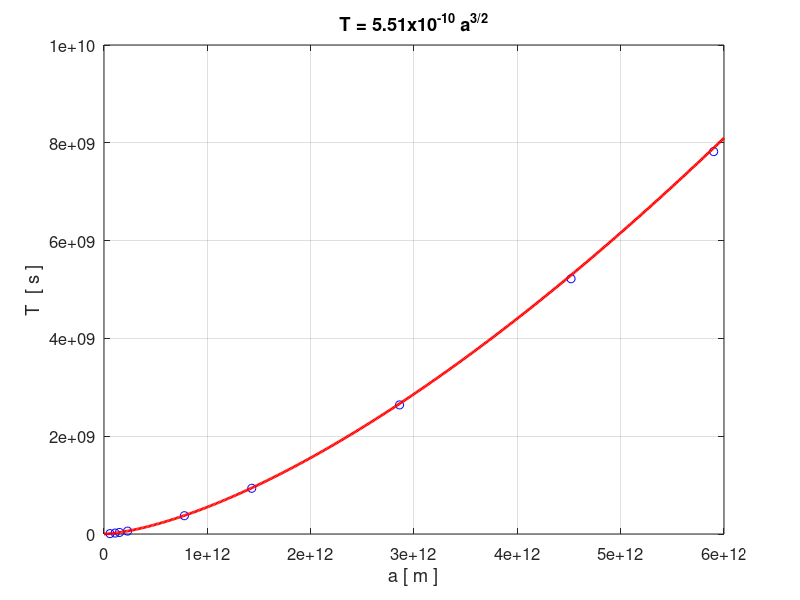
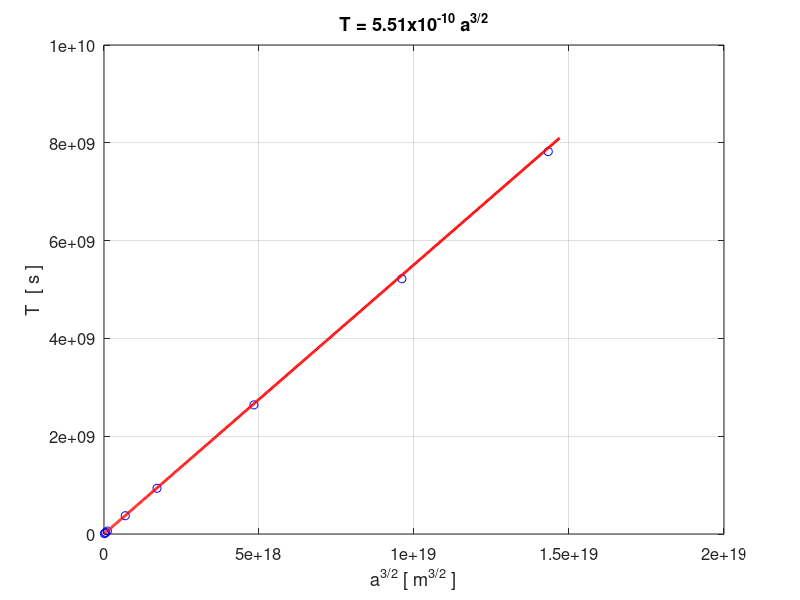
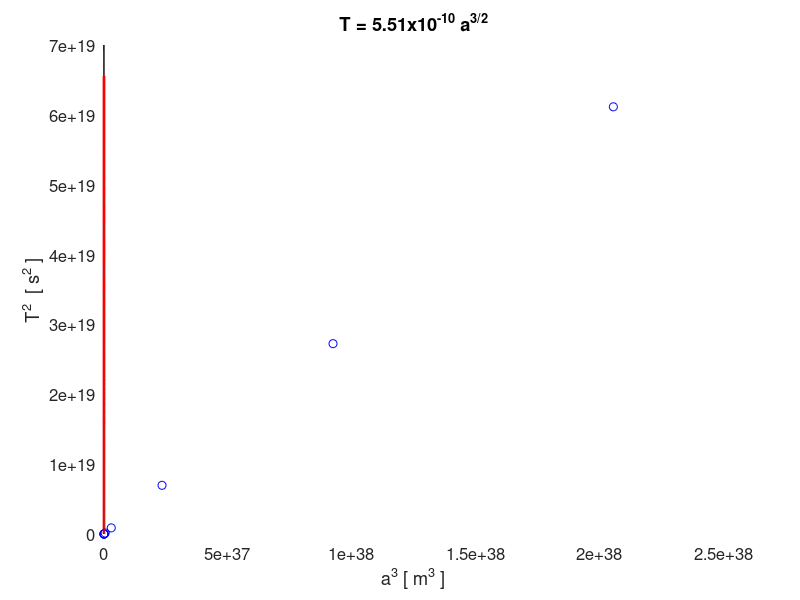
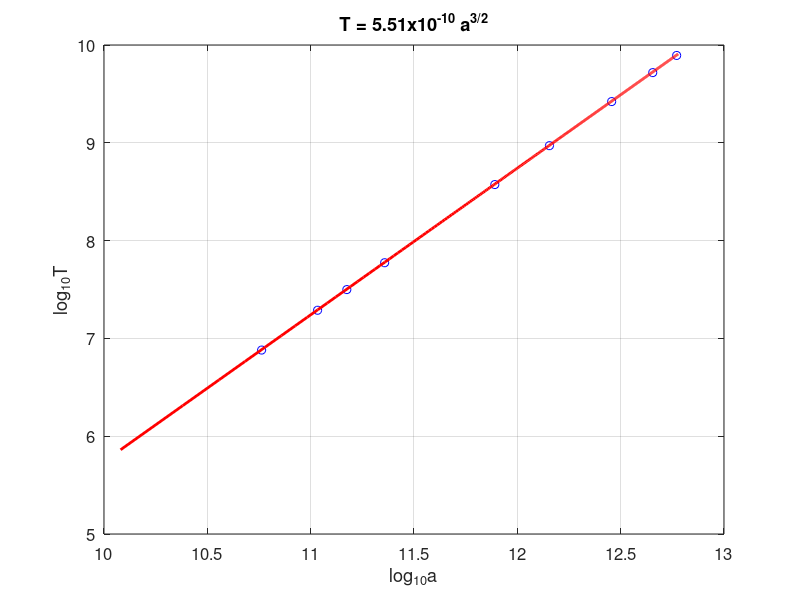

Write the MATLAB code that produced these figures, in order.
% sp50.m

%% How do the planets move
close all
clear all
clc

  a = [5.79e10 1.08e11 1.496e11 2.28e11 7.78e11 1.43e12 2.86e12 4.52e12 5.90e12];
  T = [7.60e6  1.94e7  3.156e7  5.94e7  3.74e8  9.35e8  2.64e9  5.22e9  7.82e9];
  
  G = 6.67e-11; MS = 1.95e30;
  K = 4*pi^2/(G*MS);
  aF = linspace(0,6e12,500);
  TF = sqrt(K .* aF.^3);
  
 figure(1)
 pos = [0.07 0.05 0.28 0.25];
  set(gcf,'Units','normalized');
  set(gcf,'Position',pos);
  set(gcf,'color','w'); 
 
 xP = a; yP = T;
  plot(xP,yP,'bo');
  hold on
 
  xP = aF; yP = TF;
  plot(xP,yP,'r','linewidth',2);
  grid on
  xlabel('a [ m ]'); ylabel('T  [ s ]');
  title('T = 5.51x10^{-10} a^{3/2}');
  set(gca,'fontsize',12)
  
 figure(2)
 pos = [0.37 0.05 0.28 0.25];
  set(gcf,'Units','normalized');
  set(gcf,'Position',pos);
  set(gcf,'color','w'); 
 
 xP = a.^1.5; yP = T;
  plot(xP,yP,'bo');
  hold on
  xP = aF.^1.5; yP = TF;
  plot(xP,yP,'r','linewidth',2);
  grid on
  xlabel('a^{3/2} [ m^{3/2} ]'); ylabel('T  [ s ]');
  title('T = 5.51x10^{-10} a^{3/2}');
  set(gca,'fontsize',12) 
  
 figure(3)
  pos = [0.67 0.05 0.28 0.25];
  set(gcf,'Units','normalized');
  set(gcf,'Position',pos);
  set(gcf,'color','w'); 
 
  xP = a.^3; yP = T.^2;
  plot(xP,yP,'bo');
  hold on
  
  xP = aF.^3; yP = TF.^2;
  plot(xP,yP,'r','linewidth',2);
  grid on
  xlabel('a^{3} [ m^{3} ]'); ylabel('T^2  [ s^2 ]');
  title('T = 5.51x10^{-10} a^{3/2}');
  set(gca,'fontsize',12) 
  
figure(4)
  pos = [0.07 0.42 0.28 0.25];
  set(gcf,'Units','normalized');
  set(gcf,'Position',pos);
  set(gcf,'color','w'); 
 
  xP = log10(a); yP = log10(T);
  plot(xP,yP,'bo');
  hold on
  
  xP = log10(aF); yP = log10(TF);
  plot(xP,yP,'r','linewidth',2);
  grid on
  xlabel('log_{10}a'); ylabel('log_{10}T');
  title('T = 5.51x10^{-10} a^{3/2}');
  set(gca,'fontsize',12)   
  
